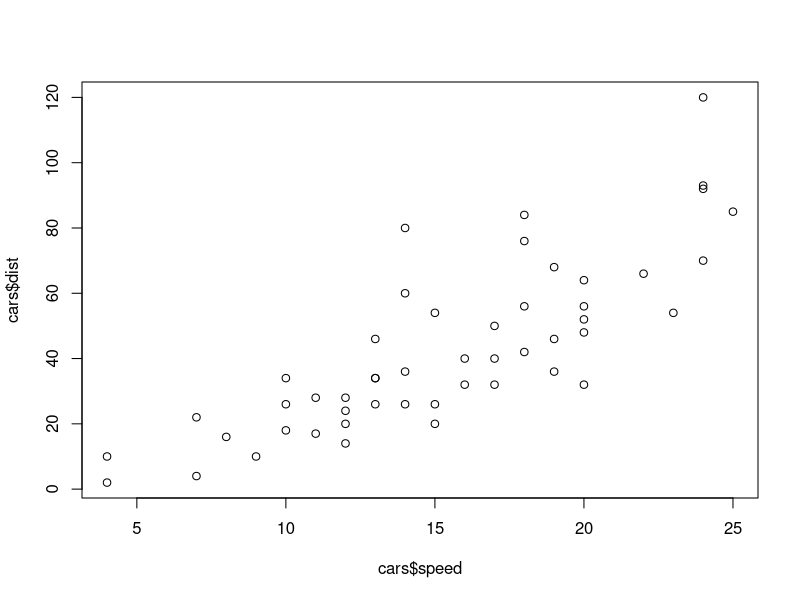
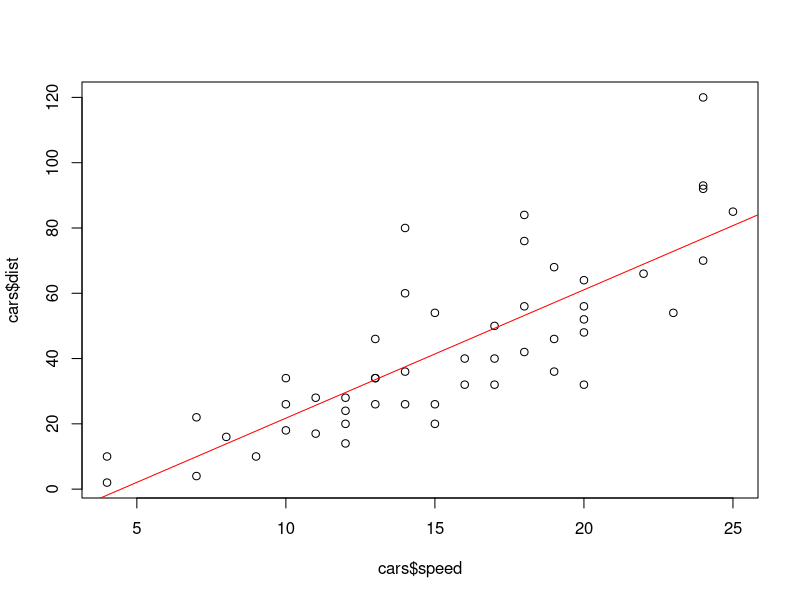
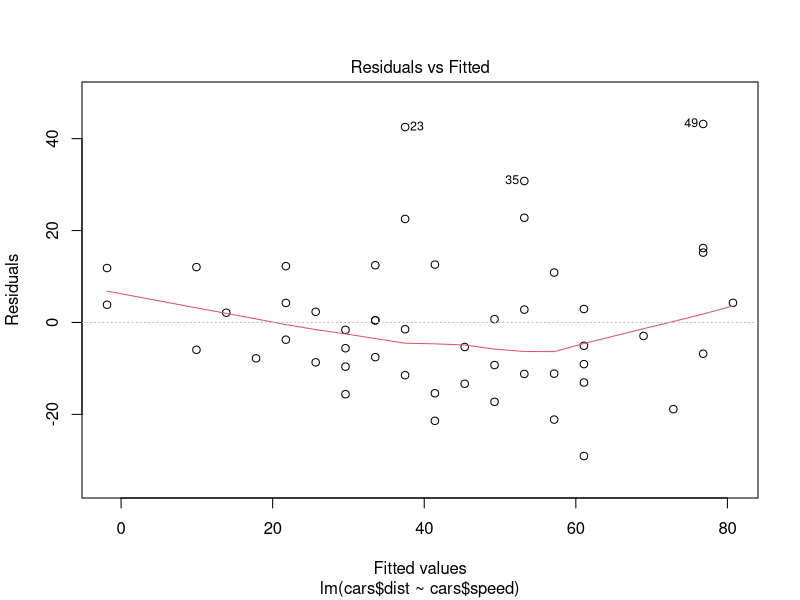
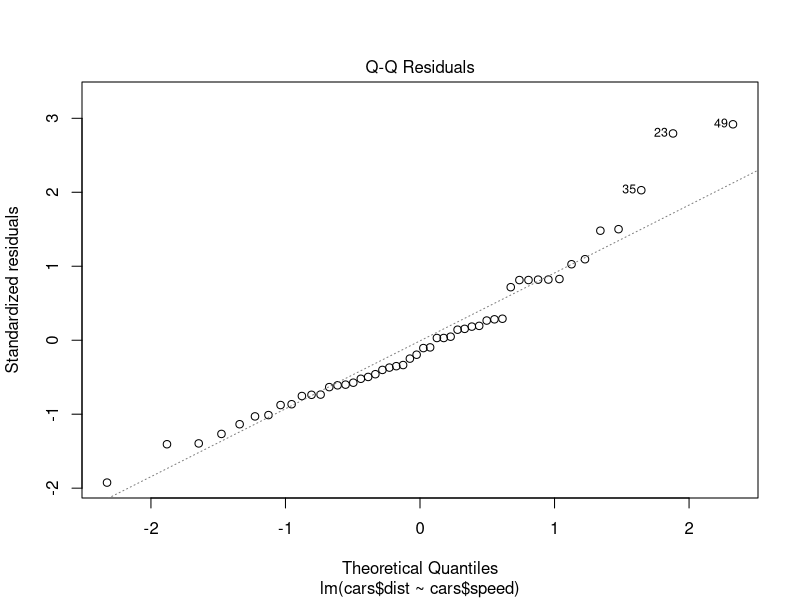
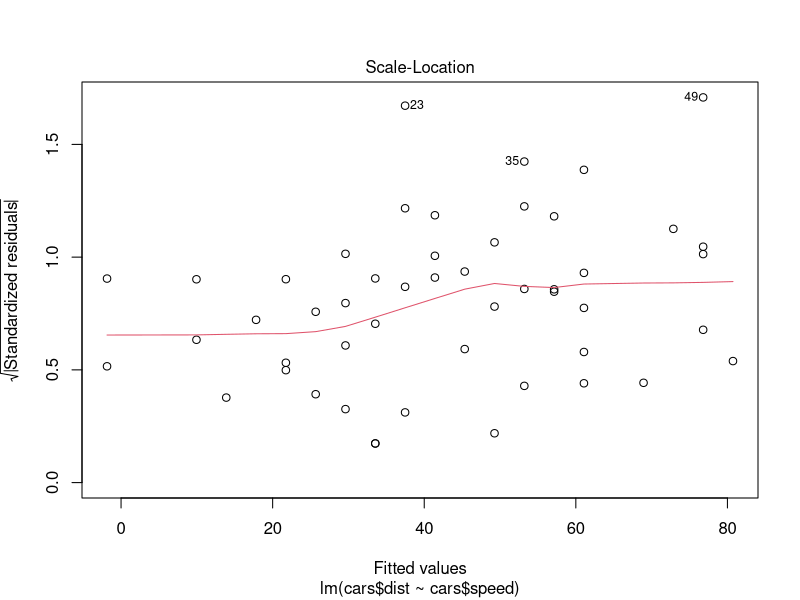
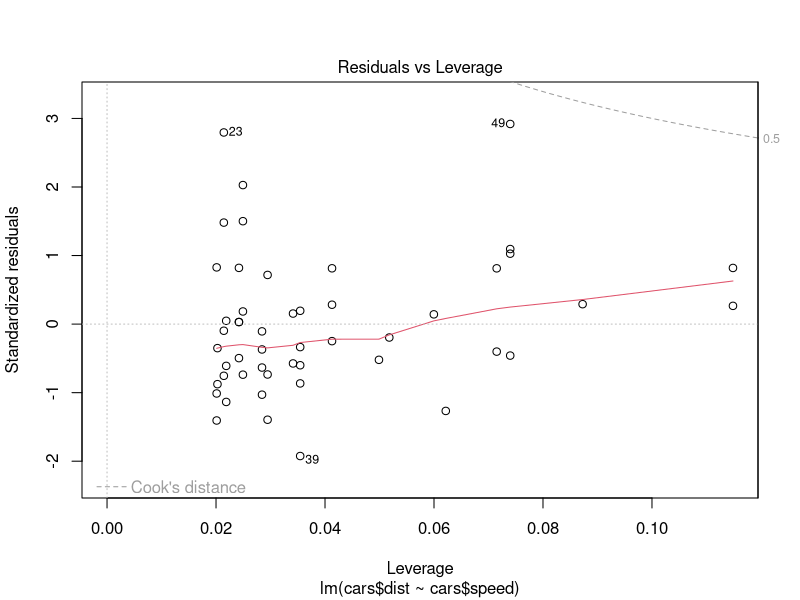

R code for these plots, in order:
## ---- chunk 1

# The most simplest form of determining a correlation between two variables (x and y)
# linear regression =
# linear approach to model in a relationship between a dependent vs independent variable

# Car dataset (play dataset available in R)
cars <- cars 
str(cars) # 50 cars, x = speed (independent variable), y = distance (dependent variable)
# RNASeq example: x is a gene, y is an expression level

# Question: Is there a relationship between the speed of the car (mph) to miles it travels?
plot(cars$dist~cars$speed) # Simple scatter plot
plot(cars$dist~cars$speed) + abline(lm(cars$dist~cars$speed), col="red") # With slope
# ggplot2 or ggpubr (data viz tutorials)

# Get statistics of the relationship
model <- lm(cars$dist~cars$speed)
plot(model)
# More info at: https://data.library.virginia.edu/diagnostic-plots/ 
# From Marcela on the plots of the model (tests if the assumptions are TRUE)
## Residuals: How far each point is from the mean (you want this to be uniform)
## QQ plot: Checking if the residuals fit a distribution (you want these to follow the dashed line)
## Scale-Location: That all observations have the same or equal variance (homoscedasticity)
## Residuals vs Leverage: What is every point's influenced on drawing the length?
### Each point has a residual, the leverage is the level of importance of a point fitting that line
### Cook's distance is a measure of point fit: You don't want the points to be past Cook's distance
#### Why use Cook's distance, is there a better measure?

# Assumptions of a linear model (which we can view by plotting 'model' above with the 4 output)
## Linear relationship
## Multivariate normality
## No or little multicollinearity
## No auto-correlation
## Homoscedasticity
## Typical rule of thumb is n = 20 sample size for analysis (power analysis package)
### Biological cases of n < 20, and how to approach?

modsum <- summary(model) # this is where we get all our info from the linear model
modsum
modsum$adj.r.squared # r2 = 0.6438102, statistical significant?
modsum$coefficients[2,4] # p-value (Answer: yes, significant relationship)
# t test (statistical significance) for the p value
# intercept = 1.231882e-02 (rejects the null hypothesis... or test for linearity?)
# other variable(s) = 1.489836e-12  (significant relationship between speed and distance)
modsum$coefficients # coefficients of the model

## ---- chunk 2

# How is it made?
?lm()

# View source code
getAnywhere(lm)
getAnywhere(model.response)

# https://www.rdocumentation.org/packages/stats/versions/3.6.2/topics/lm
# lm(formula, data, subset, weights, na.action,
## method = "qr", model = TRUE, x = FALSE, y = FALSE, qr = TRUE,
## singular.ok = TRUE, contrasts = NULL, offset, …)

# What do the coefficients mean?
# https://feliperego.github.io/blog/2015/10/23/Interpreting-Model-Output-In-R 
# https://biologyforfun.wordpress.com/2014/11/23/interpreting-regression-coefficient-in-r/ 
# https://data.library.virginia.edu/diagnostic-plots/ 

## ---- chunk 3

# lm and glm are more or less th esame, but 
# lm uses least squares and
# glm uses likelihood (for Akaike Information Criterion or AIC values) 
# gam is useful when exploring covariates
# https://christophm.github.io/interpretable-ml-book/extend-lm.html 

# glms next time (a month from now) -- Marcela 
# gms 

